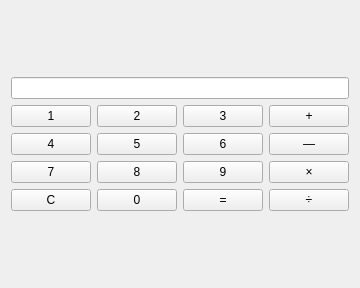
<?xml version="1.0" encoding="UTF-8"?>
<ui version="4.0">
 <class>Widget</class>
 <widget class="QWidget" name="Widget">
  <property name="geometry">
   <rect>
    <x>0</x>
    <y>0</y>
    <width>341</width>
    <height>288</height>
   </rect>
  </property>
  <property name="windowTitle">
   <string>Widget</string>
  </property>
  <property name="styleSheet">
   <string notr="true">QPushButton{
	font: 75 16pt &quot;Aharoni&quot;;
}
</string>
  </property>
  <layout class="QGridLayout" name="gridLayout_2">
   <item row="0" column="0">
    <layout class="QGridLayout" name="gridLayout">
     <item row="0" column="0" colspan="4">
      <widget class="QLineEdit" name="lineEdit">
       <property name="styleSheet">
        <string notr="true"/>
       </property>
      </widget>
     </item>
     <item row="1" column="0">
      <widget class="QPushButton" name="Button_1">
       <property name="text">
        <string>1</string>
       </property>
      </widget>
     </item>
     <item row="1" column="3">
      <widget class="QPushButton" name="plus">
       <property name="text">
        <string>+</string>
       </property>
      </widget>
     </item>
     <item row="3" column="3">
      <widget class="QPushButton" name="minus">
       <property name="text">
        <string>—</string>
       </property>
      </widget>
     </item>
     <item row="6" column="0">
      <widget class="QPushButton" name="clear">
       <property name="text">
        <string>C</string>
       </property>
      </widget>
     </item>
     <item row="6" column="1">
      <widget class="QPushButton" name="Button_10">
       <property name="text">
        <string>0</string>
       </property>
      </widget>
     </item>
     <item row="5" column="2">
      <widget class="QPushButton" name="Button_9">
       <property name="styleSheet">
        <string notr="true">QPushbutton{rgb(255, 0, 0)}</string>
       </property>
       <property name="text">
        <string>9</string>
       </property>
      </widget>
     </item>
     <item row="1" column="1">
      <widget class="QPushButton" name="Button_2">
       <property name="text">
        <string>2</string>
       </property>
      </widget>
     </item>
     <item row="5" column="3">
      <widget class="QPushButton" name="time">
       <property name="text">
        <string>×</string>
       </property>
      </widget>
     </item>
     <item row="6" column="2">
      <widget class="QPushButton" name="equal">
       <property name="text">
        <string>=</string>
       </property>
      </widget>
     </item>
     <item row="6" column="3">
      <widget class="QPushButton" name="devide">
       <property name="styleSheet">
        <string notr="true">QPushbutton{rgb(255, 0, 0)}
</string>
       </property>
       <property name="text">
        <string>÷</string>
       </property>
      </widget>
     </item>
     <item row="3" column="0">
      <widget class="QPushButton" name="Button_4">
       <property name="text">
        <string>4</string>
       </property>
      </widget>
     </item>
     <item row="3" column="2">
      <widget class="QPushButton" name="Button_6">
       <property name="text">
        <string>6</string>
       </property>
      </widget>
     </item>
     <item row="5" column="1">
      <widget class="QPushButton" name="Button_8">
       <property name="text">
        <string>8</string>
       </property>
      </widget>
     </item>
     <item row="5" column="0">
      <widget class="QPushButton" name="Button_7">
       <property name="text">
        <string>7</string>
       </property>
      </widget>
     </item>
     <item row="1" column="2">
      <widget class="QPushButton" name="Button_3">
       <property name="text">
        <string>3</string>
       </property>
      </widget>
     </item>
     <item row="3" column="1">
      <widget class="QPushButton" name="Button_5">
       <property name="text">
        <string>5</string>
       </property>
      </widget>
     </item>
    </layout>
   </item>
  </layout>
 </widget>
 <layoutdefault spacing="6" margin="11"/>
 <resources/>
 <connections/>
</ui>
